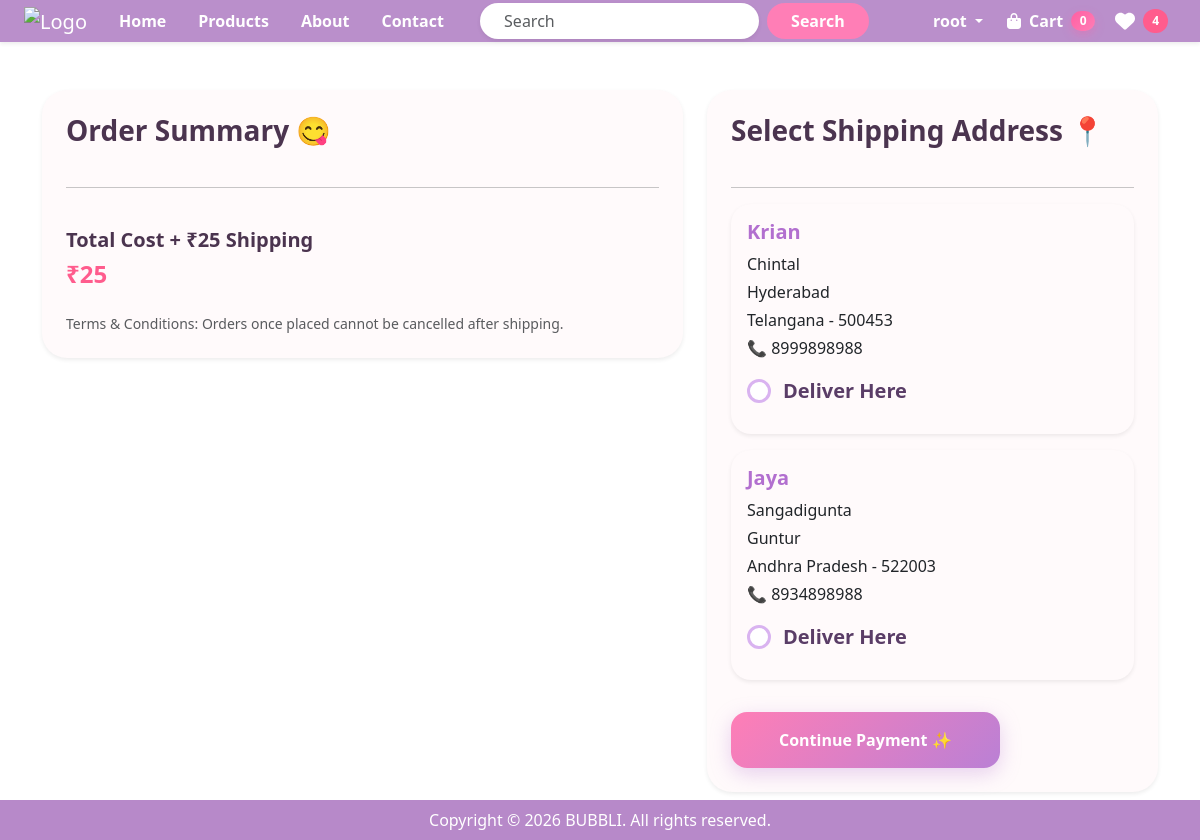
Screenshot of /checkout/ (signed in) with the database file from the repository.
### app/models.py (models this page shows, shortened)
class Customer(models.Model):
    user = models.ForeignKey(User, on_delete=models.CASCADE)
    name = models.CharField(max_length=200)
    locality = models.CharField(max_length=200)
    city = models.CharField(max_length=50)
    mobile = models.IntegerField(default=0)
    pincode = models.IntegerField()
    state = models.CharField(choices=STATE_CHOICES, max_length=100)

### app/views.py (the view)
# urls.py: path('checkout/', views.checkout.as_view(), name='checkout'),
@method_decorator(login_required,name='dispatch')
class checkout(View):
    def get(self,request):
        totalitem = 0
        wishitem = 0
        if request.user.is_authenticated:
            totalitem = Cart.objects.filter(user=request.user).aggregate(total=Sum('quantity'))['total'] or 0
            wishitem = len(Wishlist.objects.filter(user=request.user))
        user = request.user
        add=Customer.objects.filter(user=user)
        cart_items = Cart.objects.filter(user=user)
        famount = 0
        for p in cart_items:
            value = p.quantity * p.product.discounted_price
            famount = famount + value
        totalamount = famount + 25
        return render(request, 'app/checkout.html', locals())

### app/templates/app/checkout.html (shortened to what this page needs)
{% extends 'app/base.html' %}
{% load static %}
{% block main-content %}
<div class="container my-5">
    <div class="row">
        <div class="col-lg-7 mb-4">
            <div class="card border-0 shadow-sm p-4"
                 style="border-radius:25px; background:#fffafb;">
                <h3 class="fw-bold mb-4"
                    style="color:#4b344f;">
                    Order Summary 😋
                </h3>
                <hr>
                <div class="mt-4">
                    <h5 class="fw-bold" style="color:#4b344f;"> Total Cost + ₹25 Shipping</h5>
                    <h4 class="fw-bold" style="color:#ff5c8d;">₹{{ totalamount }}</h4>
                </div>
                <small class="text-muted d-block mt-3">
                    Terms & Conditions: Orders once placed cannot be cancelled after shipping.
                </small>
            </div>
        </div>
        <div class="col-lg-5">
            <div class="card border-0 shadow-sm p-4" style="border-radius:25px; background:#fffafb;">
                <h3 class="fw-bold mb-4" style="color:#4b344f;"> Select Shipping Address 📍</h3>
                <hr>
                <form action="{% url 'paymentdone' %}" method="get">
                    {% for ad in add %}
                    <div class="card mb-3 border-0 shadow-sm" style="border-radius:20px; background:#fffafb;">
                        <div class="card-body">
                            <div class="d-flex justify-content-between align-items-center mb-2">
                                <h5 class="fw-bold mb-0" style="color:#b26fcf;">{{ ad.name }}</h5>
                            </div>
                            <p class="mb-1">{{ ad.locality }}</p>
                            <p class="mb-1">{{ ad.city }}</p>
                            <p class="mb-1">{{ ad.state }} - {{ ad.pincode }}</p>
                            <p class="mb-3">📞 {{ ad.mobile }}</p>
                            <div class="cute-radio">
                                <label for="cust{{ ad.id }}">
                                    <span class="radio-circle"></span>
                                    <span class="fw-bold"> Deliver Here</span>
                                </label>
                            </div>
                        </div>
                    </div>
                    {% endfor %}
                    <button type="submit" class="btn text-white fw-bold px-5 py-3 mt-3"
                            style=" background:linear-gradient(135deg,#ff7eb6,#ba80d5); border:none; border-radius:16px; box-shadow:0 6px 20px rgba(186,128,213,0.35);">
                        Continue Payment ✨
                    </button>
                </form>
            </div>
        </div>
    </div>
</div>
{% endblock main-content %}

### app/templates/app/base.html (shortened to what this page needs)
<!Doctype html>
{% load static %}
<html lang="en">
  <head>
    <link rel="stylesheet" href="https://cdnjs.cloudflare.com/ajax/libs/font-awesome/6.5.1/css/all.min.css">
    <link href="https://cdn.jsdelivr.net/npm/bootstrap@5.3.3/dist/css/bootstrap.min.css" rel="stylesheet">
    <link rel="stylesheet"href="https://cdn.jsdelivr.net/npm/bootstrap-icons@1.11.3/font/bootstrap-icons.min.css">
    <link rel="stylesheet" href="{% static "app/css/owl.carousel.min.css" %}">
    <link rel="stylesheet" href="{% static "app/css/all.min.css" %}">
    <link rel="stylesheet" href="{% static "app/css/style.css" %}">
    <link rel="stylesheet" href="https://cdnjs.cloudflare.com/ajax/libs/font-awesome/6.5.1/css/all.min.css">
  </head>
  <body>
<nav class="navbar navbar-expand-lg navbar-dark shadow-sm sticky-top"
     style="background: rgba(183, 137, 201, 0.95); backdrop-filter: blur(12px);
     -webkit-backdrop-filter: blur(12px); padding: 0;">
  <div class="container-fluid px-4">
    <a class="navbar-brand me-4" href="/">
      <img src="{% static 'app/images/logo.png' %}"
     alt="Logo"
     width="130"
     class="img-fluid">
    </a>
    <div class="collapse navbar-collapse"
         id="navbarSupportedContent">
      {% if request.user.is_authenticated %}
      <ul class="navbar-nav align-items-lg-center gap-lg-3">
        <li class="nav-item">
          <a class="nav-link text-white fw-semibold"
             href="/">
             Home
          </a>
        </li>
        <li class="nav-item">
        <a class="nav-link fw-semibold text-white" href="{% url 'products' %}">
          Products
        </a>
        </li>
        <li class="nav-item">
          <a class="nav-link text-white fw-semibold" href="{% url 'about' %}"> About</a>
        </li>
        <li class="nav-item">
          <a class="nav-link text-white fw-semibold" href="{% url 'contact' %}">Contact</a>
        </li>
      </ul>
      <form class="d-flex mx-auto my-3 my-lg-0" role="search" action="{% url 'search' %}" method="GET">
        <input class="form-control rounded-pill border-0 px-4 shadow-sm" type="search" placeholder="Search" aria-label="Search" name="search">
        <button class="btn text-white ms-2 px-4 rounded-pill fw-semibold" style="background:#ff7eb6; border:none;" type="submit">
            Search
        </button>
      </form>
      <ul class="navbar-nav ms-auto align-items-lg-center gap-lg-2">
        <li class="nav-item dropdown">
          <a class="nav-link dropdown-toggle text-white fw-semibold"
             href="#" role="button" data-bs-toggle="dropdown">
             {{request.user}}
          </a>
        </li>
        <li class="nav-item me-3">
        <a class="nav-link fw-semibold d-flex align-items-center gap-2 text-white"
          href="{% url 'showcart' %}">
          <i class="fa-solid fa-bag-shopping"></i><span>Cart</span>
            <span id="cart-count" class="badge rounded-pill px-2 py-1"
                  style=" background:linear-gradient(135deg,#ff5fa2,#ff7eb6); color:white; font-size:12px; min-width:24px;
                  box-shadow:0 4px 10px rgba(255,94,162,0.35);">
                {% if totalitem > 0 %}
                    {{ totalitem }}
                {% else %}
                    0
                {% endif %}
            </span>
            </a>
        </li>
        <li class="nav-item" style="margin-left:-20px;">
            <a class="nav-link text-white fw-semibold d-flex align-items-center"
              href="{% url 'wishlist' %}">
                <i class="fa-solid fa-heart fs-5"></i>
                <span class="badge rounded-pill ms-2"
                      style="
                      background:#ff5c8d;
                      font-size:12px;
                      padding:6px 9px;">
                    {% if wishitem > 0 %}
                        {{ wishitem }}
                    {% else %}
                        0
                    {% endif %}
                </span>
            </a>
        </li>
      {% endif %}
    </div>
  </div>
</nav>
    {% block main-content %}{% endblock main-content %}
    <footer class="container-fluid p-2 mt-5 fixed-bottom" style="background-color: #b789c9; color: white; align-items: center; text-align: center;">
      Copyright &copy; 2026 BUBBLI. All rights reserved.
    </footer>
  </body>
</html>

### app/templates/app/checkout.html (style rules this page uses)
.cute-radio label { display:flex; align-items:center; gap:12px; cursor:pointer; font-size:20px; color:#5a3d67; margin-bottom:12px; }
.radio-circle { width:24px; height:24px; border:3px solid #d9b3f0; border-radius:50%; position:relative; transition:0.3s ease; background:white; }

### rows the page displays
Customer: name "Krian", locality "Chintal", city "Hyderabad", state "Telangana", pincode "500453", mobile "8999898988"
Customer: name "Jaya", locality "Sangadigunta", city "Guntur", state "Andhra Pradesh", pincode "522003", mobile "8934898988"

### other values shown
{{ request.user }} "root"
{{ wishitem }} "4"
{{ totalamount }} "25"
